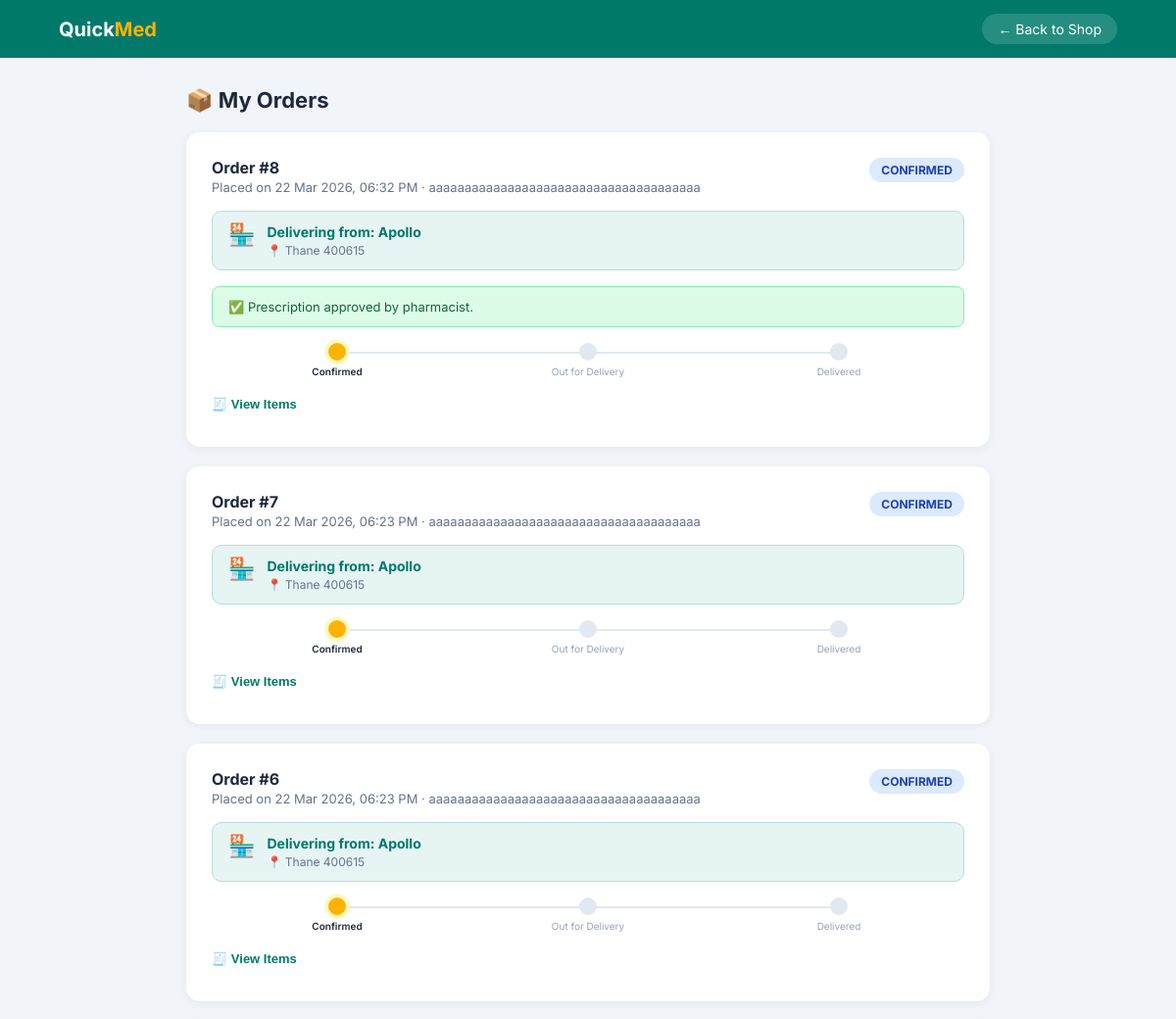
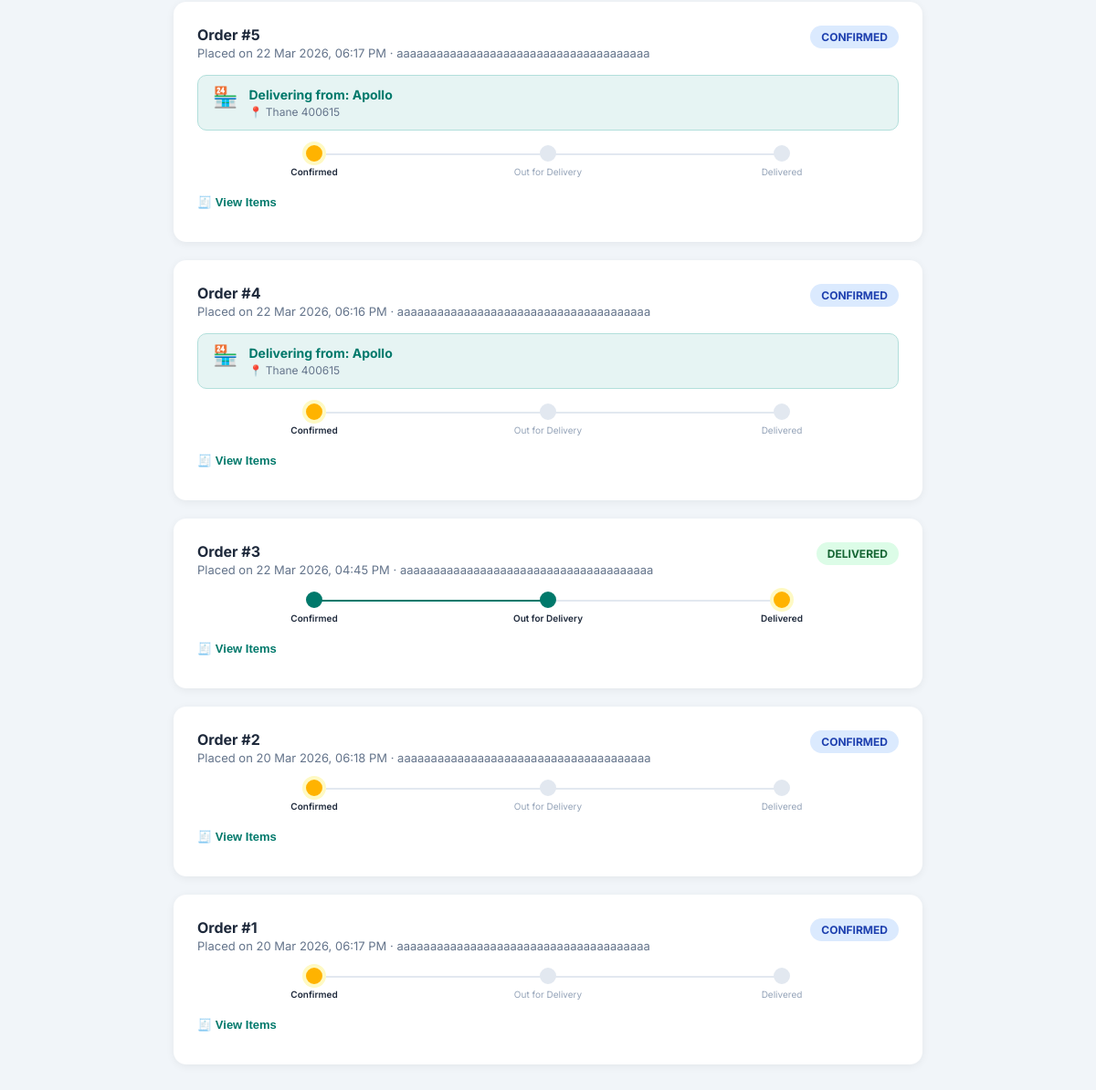
/order_status.php (signed in), run on the app's committed database (2 pictures, top to bottom).
### tables this page shows
CREATE TABLE `orders` (
  `id` int(11) NOT NULL,
  `user_id` int(11) NOT NULL,
  `shop_id` int(11) DEFAULT NULL,
  `prescription_id` int(11) DEFAULT NULL,
  `subtotal` decimal(10,2) NOT NULL,
  `cgst` decimal(10,2) DEFAULT 0.00,
  `sgst` decimal(10,2) DEFAULT 0.00,
  `delivery_fee` decimal(10,2) DEFAULT 20.00,
  `grand_total` decimal(10,2) NOT NULL,
  `delivery_address` text NOT NULL,
  `status` enum('pending','rx_pending','confirmed','dispatched','delivered','cancelled') DEFAULT 'pending',
  `placed_at` timestamp NOT NULL DEFAULT current_timestamp(),
  `updated_at` timestamp NOT NULL DEFAULT current_timestamp() ON UPDATE current_timestamp()
);

CREATE TABLE `shops` (
  `id` int(11) NOT NULL,
  `name` varchar(150) NOT NULL,
  `address` text DEFAULT NULL,
  `phone` varchar(20) DEFAULT NULL,
  `maps_link` varchar(500) DEFAULT NULL,
  `lat` decimal(10,7) DEFAULT NULL,
  `lng` decimal(10,7) DEFAULT NULL,
  `is_active` tinyint(1) DEFAULT 1,
  `created_at` timestamp NOT NULL DEFAULT current_timestamp()
);

### order_status.php (the view, shortened to what this page needs)
<?php
require 'includes/db.php';
$user_id   = $_SESSION['user_id'];
$highlight = isset($_GET['order_id']) ? (int)$_GET['order_id'] : null;
$orders = $conn->query("
    SELECT o.id, o.status, o.grand_total, o.placed_at, o.delivery_address,
           o.cgst, o.sgst, o.delivery_fee, o.subtotal,
           p.status AS rx_status, p.id AS rx_id, p.admin_note,
           s.name AS shop_name, s.address AS shop_address,
           s.phone AS shop_phone, s.maps_link AS shop_map
    FROM orders o
    LEFT JOIN prescriptions p ON o.prescription_id = p.id
    LEFT JOIN shops s ON o.shop_id = s.id
    WHERE o.user_id = $user_id
    ORDER BY o.placed_at DESC
");
$statusLabel = [
    'pending'    => 'Order Placed',
    'rx_pending' => 'Awaiting RX Approval',
    'confirmed'  => 'Confirmed',
    'dispatched' => 'Out for Delivery',
    'delivered'  => 'Delivered',
    'cancelled'  => 'Cancelled',
];
?>
<!DOCTYPE html>
<html lang="en">
<head>
    <link rel="stylesheet" href="style.css">
</head>
<body>
<div class="topbar">
    <div class="logo">Quick<span>Med</span></div>
    <a href="index.php">← Back to Shop</a>
</div>
<div class="container">
    <div class="page-title">📦 My Orders</div>
    <?php
    $progressSteps = ['confirmed', 'dispatched', 'delivered'];
    while ($order = $orders->fetch_assoc()):
        $isCancelled = $order['status'] === 'cancelled';
        $currentIdx  = array_search($order['status'], $progressSteps);
    ?>
    <div class="order-card <?= ($highlight === $order['id']) ? 'highlight' : '' ?>">
        <div class="order-header">
            <div>
                <div class="order-id">Order #<?= $order['id'] ?></div>
                <div class="order-meta">
                    Placed on <?= date('d M Y, h:i A', strtotime($order['placed_at'])) ?>
                    &middot; <?= htmlspecialchars($order['delivery_address']) ?>
                </div>
            </div>
            <span class="badge <?= $order['status'] ?>"><?= $statusLabel[$order['status']] ?? ucfirst($order['status']) ?></span>
        </div>
        <?php if ($order['shop_name']): ?>
        <div class="shop-banner">
            <span class="shop-icon">🏪</span>
            <div>
                <div class="shop-name">Delivering from: <?= htmlspecialchars($order['shop_name']) ?></div>
                <div class="shop-meta">
                    <?php if ($order['shop_address']): ?>
                        📍 <?= htmlspecialchars($order['shop_address']) ?>
                    <?php endif; ?>
                </div>
            </div>
        </div>
        <?php endif; ?>
        <?php if ($order['rx_id']): ?>
        <div class="rx-notice <?= $order['rx_status'] ?>">
            <?php if ($order['rx_status'] === 'pending'): ?>
                ⏳ Your prescription is under review by our pharmacist.
            <?php elseif ($order['rx_status'] === 'approved'): ?>
                ✅ Prescription approved by pharmacist.
            <?php endif; ?>
        </div>
        <?php endif; ?>
        <?php if (!$isCancelled): ?>
        <div class="progress-bar">
            <?php foreach ($progressSteps as $idx => $step): ?>
            <div class="step <?= ($currentIdx !== false && $idx < $currentIdx) ? 'done' : (($idx === $currentIdx) ? 'active' : '') ?>">
                <div class="dot"></div>
                <div class="label"><?= $statusLabel[$step] ?></div>
            </div>
            <?php endforeach; ?>
        </div>
        <?php endif; ?>
        <button class="items-toggle" onclick="toggleItems(<?= $order['id'] ?>)">
            🧾 View Items
        </button>
    </div>
    <?php endwhile; ?>
</div>
</body>
</html>

### style.css (style rules this page uses)
:root { --primary: #00796b; --accent: #ffb300; --bg: #f7fafc; --dark: #2d3748; }
body { margin: 0; font-family: 'Inter', sans-serif; background: var(--bg); color: var(--dark); }
.logo span { color: var(--accent); }

### order_status.php (style rules this page uses)
* { box-sizing: border-box; margin: 0; padding: 0; }
body { font-family: 'Inter', sans-serif; background: #f1f5f9; color: #1e293b; }
.topbar { background: #00796b; color: white; padding: 14px 5%; display: flex; align-items: center; justify-content: space-between; }
.topbar .logo { font-size: 20px; font-weight: 700; }
.topbar .logo span { color: #ffb300; }
.topbar a { color: white; text-decoration: none; font-size: 14px; background: rgba(255,255,255,0.15); padding: 7px 16px; border-radius: 20px; }
.container { max-width: 860px; margin: 30px auto; padding: 0 20px; }
.page-title { font-size: 22px; font-weight: 700; margin-bottom: 20px; }
.order-card { background: white; border-radius: 14px; padding: 24px; margin-bottom: 20px; box-shadow: 0 2px 10px rgba(0,0,0,0.06); border: 2px solid transparent; }
.order-header { display: flex; justify-content: space-between; align-items: flex-start; flex-wrap: wrap; gap: 10px; margin-bottom: 16px; }
.order-id { font-size: 16px; font-weight: 700; }
.order-meta { font-size: 13px; color: #64748b; margin-top: 2px; }
.shop-banner { display: flex; align-items: flex-start; gap: 12px; background: #e6f4f3; border: 1px solid #b2dfdb; border-radius: 10px; padding: 12px 16px; margin-bottom: 16px; }
.shop-banner .shop-icon { font-size: 22px; flex-shrink: 0; line-height: 1; }
.shop-banner .shop-name { font-size: 14px; font-weight: 700; color: #00796b; margin-bottom: 3px; }
.shop-banner .shop-meta { font-size: 12px; color: #64748b; }
.badge { padding: 5px 12px; border-radius: 20px; font-size: 12px; font-weight: 700; text-transform: uppercase; }
.badge.confirmed { background:#dbeafe; color:#1e40af; }
.badge.delivered { background:#dcfce7; color:#166534; }
.progress-bar { display: flex; align-items: center; margin: 16px 0; }
.step { display: flex; flex-direction: column; align-items: center; flex: 1; position: relative; }
.step .dot { width: 18px; height: 18px; border-radius: 50%; background: #e2e8f0; border: 2px solid #e2e8f0; z-index: 1; }
.step.done .dot { background: #00796b; border-color: #00796b; }
.step.active .dot { background: #ffb300; border-color: #ffb300; box-shadow: 0 0 0 4px #fef9c3; }
.step .label { font-size: 10px; color: #94a3b8; margin-top: 5px; text-align: center; }
.step.done .label, .step.active .label { color: #1e293b; font-weight: 600; }
.step::before { content:''; position:absolute; top:9px; left:-50%; width:100%; height:2px; background:#e2e8f0; z-index:0; }
.step:first-child::before { display:none; }
.step.done::before { background: #00796b; }
.rx-notice { background: #fef9c3; border: 1px solid #fbbf24; border-radius: 8px; padding: 12px 16px; font-size: 13px; color: #854d0e; margin-bottom: 14px; }
.rx-notice.approved { background: #dcfce7; border-color: #86efac; color: #166534; }
.items-toggle { background: none; border: none; color: #00796b; font-weight: 600; cursor: pointer; font-size: 13px; padding: 0; margin-bottom: 10px; }

### data on the page
orders: id "8", placed_at "22 Mar 2026, 06:32 PM", delivery_address "aaaaaaaaaaaaaaaaaaaaaaaaaaaaaaaaaaaaaa", status "CONFIRMED", shop.name "Apollo", shop.address "Thane 400615", shows "✅ Prescription approved by pharmacist.", step "Confirmed", step "Out for Delivery", step "Delivered"
orders: id "7", placed_at "22 Mar 2026, 06:23 PM", delivery_address "aaaaaaaaaaaaaaaaaaaaaaaaaaaaaaaaaaaaaa", status "CONFIRMED", shop.name "Apollo", shop.address "Thane 400615", step "Confirmed", step "Out for Delivery", step "Delivered"
orders: id "6", placed_at "22 Mar 2026, 06:23 PM", delivery_address "aaaaaaaaaaaaaaaaaaaaaaaaaaaaaaaaaaaaaa", status "CONFIRMED", shop.name "Apollo", shop.address "Thane 400615", step "Confirmed", step "Out for Delivery", step "Delivered"
orders: id "5", placed_at "22 Mar 2026, 06:17 PM", delivery_address "aaaaaaaaaaaaaaaaaaaaaaaaaaaaaaaaaaaaaa", status "CONFIRMED", shop.name "Apollo", shop.address "Thane 400615", step "Confirmed", step "Out for Delivery", step "Delivered"
orders: id "4", placed_at "22 Mar 2026, 06:16 PM", delivery_address "aaaaaaaaaaaaaaaaaaaaaaaaaaaaaaaaaaaaaa", status "CONFIRMED", shop.name "Apollo", shop.address "Thane 400615", step "Confirmed", step "Out for Delivery", step "Delivered"
orders: id "3", placed_at "22 Mar 2026, 04:45 PM", delivery_address "aaaaaaaaaaaaaaaaaaaaaaaaaaaaaaaaaaaaaa", status "DELIVERED", step "Confirmed", step "Out for Delivery", step "Delivered"
orders: id "2", placed_at "20 Mar 2026, 06:18 PM", delivery_address "aaaaaaaaaaaaaaaaaaaaaaaaaaaaaaaaaaaaaa", status "CONFIRMED", step "Confirmed", step "Out for Delivery", step "Delivered"
orders: id "1", placed_at "20 Mar 2026, 06:17 PM", delivery_address "aaaaaaaaaaaaaaaaaaaaaaaaaaaaaaaaaaaaaa", status "CONFIRMED", step "Confirmed", step "Out for Delivery", step "Delivered"
